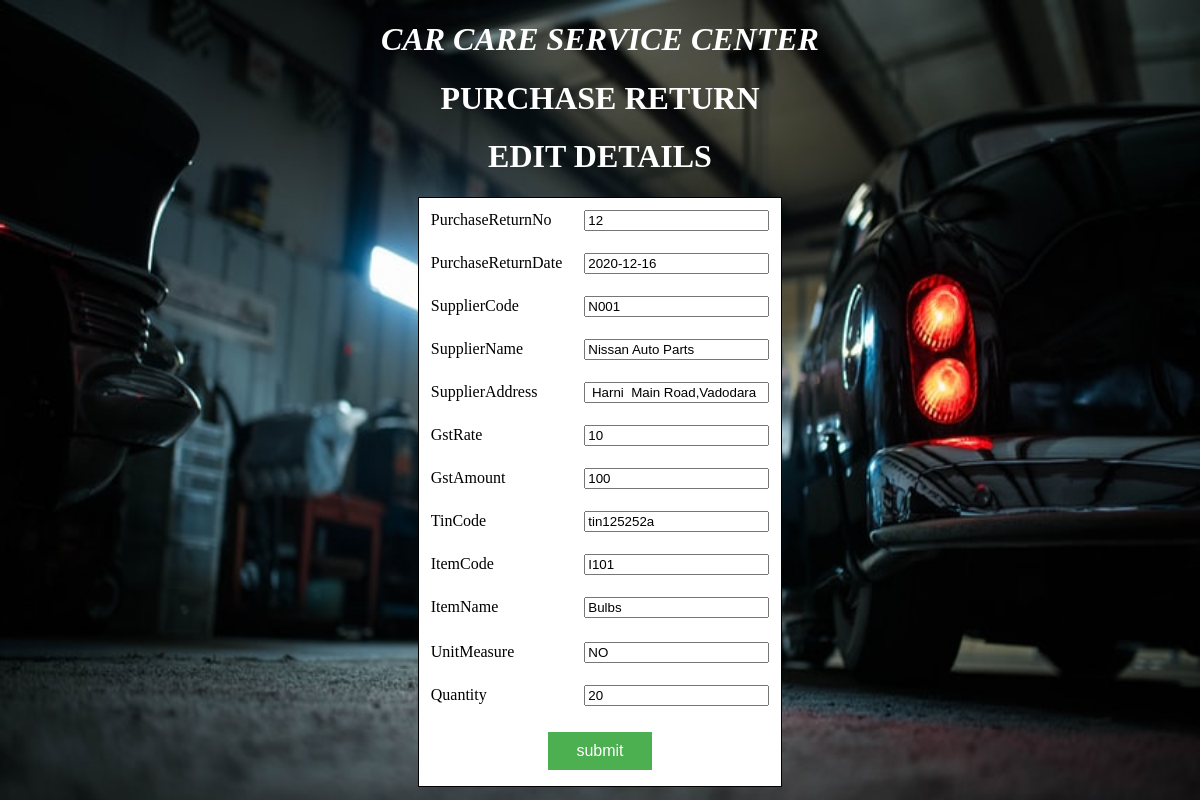
The app's page /Purchasereturndetailrecord.php?PurchaseReturnNo=12 with its own data.
### tables this page shows
CREATE TABLE IF NOT EXISTS `purchasereturn` (
  `PurchaseReturnNo` int(10) NOT NULL,
  `PurchaseReturnDate` date NOT NULL,
  `SupplierCode` text NOT NULL,
  `SupplierName` text NOT NULL,
  `SupplierAddress` text NOT NULL,
  `GstRate` int(10) NOT NULL,
  `GstAmount` int(5) NOT NULL,
  `TinCode` text NOT NULL,
  `ItemCode` text NOT NULL,
  `ItemName` text NOT NULL,
  `UnitMeasure` text NOT NULL,
  `Quantity` int(10) NOT NULL
);

### Purchasereturndetailrecord.php (the view, shortened to what this page needs)
<!DOCTYPE HTML>
<html>
<head>
</head>
<body bgcolor="">
<center>
<marquee><h1 class="impact" style="color:white;"><b><i>CAR CARE SERVICE CENTER</i></b></h1></marquee>
<h1 class="impact" style="color:white;"><b>PURCHASE RETURN</b></h1>
<h1 class="impact" style="color:white;"><b>EDIT DETAILS</b></h1>
<table align="center" cellpadding="10" bgcolor="white" style="border:1px solid black" bordercolor="#D7DF01">
<?php
$PurchaseReturnNo=$_GET['PurchaseReturnNo'];
$con=mysql_connect("localhost","root","");
$sql="select * from purchasereturn where PurchaseReturnNo='$PurchaseReturnNo'";
$result=mysql_query($sql,$con);
while($row=mysql_fetch_array($result))
{
    $PurchaseReturnNo=$row['PurchaseReturnNo'];
    $PurchaseReturnDate=$row['PurchaseReturnDate'];
    $SupplierCode=$row['SupplierCode'];
    $SupplierName=$row['SupplierName'];
    $SupplierAddress=$row['SupplierAddress'];
    $GstRate=$row['GstRate'];
    $GstAmount=$row['GstAmount'];
    $TinCode=$row['TinCode'];
    $ItemCode=$row['ItemCode'];
    $ItemName=$row['ItemName'];
    $UnitMeasure=$row['UnitMeasure'];
    $Quantity=$row['Quantity'];
}
?>
<form method="POST" action="Purchasereturnupdate.php">
<tr>
<td>PurchaseReturnNo</td>
<td><input type="text" name="PurchaseReturnNo" value="<?php echo $PurchaseReturnNo;?>"/></td>
</tr>
<tr>
<td>PurchaseReturnDate</td>
<td><input type="text" name="PurchaseReturnDate" value="<?php echo $PurchaseReturnDate;?>"/></td>
</tr>
<tr>
<td>SupplierCode</td>
<td><input type="text" name="SupplierCode" value="<?php echo $SupplierCode;?>"/></td>
</tr>
<tr>
<td>SupplierName</td>
<td><input type="text" name="SupplierName" value="<?php echo $SupplierName;?>"/></td>
</tr>
<tr>
<td>SupplierAddress</td>
<td><input type="text" name="SupplierAddress" value="<?php echo $SupplierAddress;?>"/></td>
</tr>
<tr>
<td>GstRate</td>
<td><input type="text" name="GstRate" value="<?php echo $GstRate;?>"/></td>
</tr>
<tr>
<td>GstAmount</td>
<td><input type="text" name="GstAmount" value="<?php echo $GstAmount;?>"/></td>
</tr>
<tr>
<td>TinCode</td>
<td><input type="text" name="TinCode" value="<?php echo $TinCode;?>"/></td>
</tr>
<tr>
<td>ItemCode</td>
<td><input type="text" name="ItemCode" value="<?php echo $ItemCode;?>"/></td>
</tr>
<tr>
<td>ItemName</td>
<td><input type="text" name="ItemName" value="<?php echo $ItemName;?>"/></td>
</tr>
<tr>
<tr>
<td>UnitMeasure</td>
<td><input type="text" name="UnitMeasure" value="<?php echo $UnitMeasure;?>"/></td>
</tr>
<tr>
<td>Quantity</td>
<td><input type="text" name="Quantity" value="<?php echo $Quantity;?>"/></td>
</tr>
<tr>
<td colspan="2" align="center">
<input class="button" type="submit" name="Update" value="submit"/></td>
</tr>
</table>
</body>
</html>

### Purchasereturndetailrecord.php (style rules this page uses)
.button { background-color: #4CAF50; border: none; color: white; padding: 10px 28px; text-align: center; text-decoration: none; display: inline-block; font-size: 16px; margin: 4px 2px; cursor: pointer; }
body { background-image: url('bg1.jpg'); background-repeat: no-repeat; background-attachment: fixed; background-size: 100% 100%; }

### records on screen
purchasereturn: PurchaseReturnNo "12", PurchaseReturnDate "2020-12-16", SupplierCode "N001", SupplierName "Nissan Auto Parts", SupplierAddress "Harni Main Road,Vadodara", GstRate "10", GstAmount "100", TinCode "tin125252a", ItemCode "I101", ItemName "Bulbs", UnitMeasure "NO", Quantity "20"
